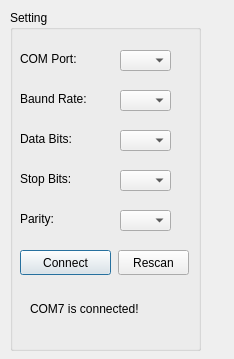
<?xml version="1.0" encoding="UTF-8"?>
<ui version="4.0">
 <class>setting_com_window</class>
 <widget class="QDialog" name="setting_com_window">
  <property name="geometry">
   <rect>
    <x>0</x>
    <y>0</y>
    <width>234</width>
    <height>359</height>
   </rect>
  </property>
  <property name="windowTitle">
   <string>Dialog</string>
  </property>
  <widget class="QGroupBox" name="groupBox_2">
   <property name="geometry">
    <rect>
     <x>10</x>
     <y>10</y>
     <width>191</width>
     <height>341</height>
    </rect>
   </property>
   <property name="title">
    <string>Setting</string>
   </property>
   <widget class="QLabel" name="label">
    <property name="geometry">
     <rect>
      <x>10</x>
      <y>40</y>
      <width>81</width>
      <height>17</height>
     </rect>
    </property>
    <property name="text">
     <string>COM Port:</string>
    </property>
   </widget>
   <widget class="QLabel" name="label_2">
    <property name="geometry">
     <rect>
      <x>10</x>
      <y>80</y>
      <width>91</width>
      <height>17</height>
     </rect>
    </property>
    <property name="text">
     <string>Baund Rate:</string>
    </property>
   </widget>
   <widget class="QLabel" name="label_3">
    <property name="geometry">
     <rect>
      <x>10</x>
      <y>120</y>
      <width>81</width>
      <height>17</height>
     </rect>
    </property>
    <property name="text">
     <string>Data Bits:</string>
    </property>
   </widget>
   <widget class="QLabel" name="connected_label">
    <property name="geometry">
     <rect>
      <x>20</x>
      <y>290</y>
      <width>151</width>
      <height>17</height>
     </rect>
    </property>
    <property name="text">
     <string>COM7 is connected!</string>
    </property>
   </widget>
   <widget class="QLabel" name="label_5">
    <property name="geometry">
     <rect>
      <x>10</x>
      <y>200</y>
      <width>67</width>
      <height>17</height>
     </rect>
    </property>
    <property name="text">
     <string>Parity:</string>
    </property>
   </widget>
   <widget class="QLabel" name="label_6">
    <property name="geometry">
     <rect>
      <x>10</x>
      <y>160</y>
      <width>67</width>
      <height>17</height>
     </rect>
    </property>
    <property name="text">
     <string>Stop Bits:</string>
    </property>
   </widget>
   <widget class="QPushButton" name="connect_pushButton">
    <property name="geometry">
     <rect>
      <x>10</x>
      <y>240</y>
      <width>91</width>
      <height>25</height>
     </rect>
    </property>
    <property name="text">
     <string>Connect</string>
    </property>
    <property name="icon">
     <iconset resource="Resources.qrc">
      <normaloff>:/imgs/icon_image/icon_connect.png</normaloff>:/imgs/icon_image/icon_connect.png</iconset>
    </property>
   </widget>
   <widget class="QPushButton" name="rescan_pushButton">
    <property name="geometry">
     <rect>
      <x>108</x>
      <y>240</y>
      <width>71</width>
      <height>25</height>
     </rect>
    </property>
    <property name="text">
     <string>Rescan</string>
    </property>
    <property name="icon">
     <iconset resource="Resources.qrc">
      <normaloff>:/imgs/icon_image/icon_refresh.png</normaloff>:/imgs/icon_image/icon_refresh.png</iconset>
    </property>
   </widget>
   <widget class="QComboBox" name="port_comboBox">
    <property name="geometry">
     <rect>
      <x>110</x>
      <y>40</y>
      <width>51</width>
      <height>21</height>
     </rect>
    </property>
   </widget>
   <widget class="QComboBox" name="brate_comboBox">
    <property name="geometry">
     <rect>
      <x>110</x>
      <y>80</y>
      <width>51</width>
      <height>21</height>
     </rect>
    </property>
   </widget>
   <widget class="QComboBox" name="dtbits_comboBox">
    <property name="geometry">
     <rect>
      <x>110</x>
      <y>120</y>
      <width>51</width>
      <height>21</height>
     </rect>
    </property>
   </widget>
   <widget class="QComboBox" name="sbits_comboBox">
    <property name="geometry">
     <rect>
      <x>110</x>
      <y>160</y>
      <width>51</width>
      <height>21</height>
     </rect>
    </property>
   </widget>
   <widget class="QComboBox" name="parity_comboBox">
    <property name="geometry">
     <rect>
      <x>110</x>
      <y>200</y>
      <width>51</width>
      <height>21</height>
     </rect>
    </property>
   </widget>
  </widget>
 </widget>
 <resources>
  <include location="Resources.qrc"/>
 </resources>
 <connections/>
</ui>
